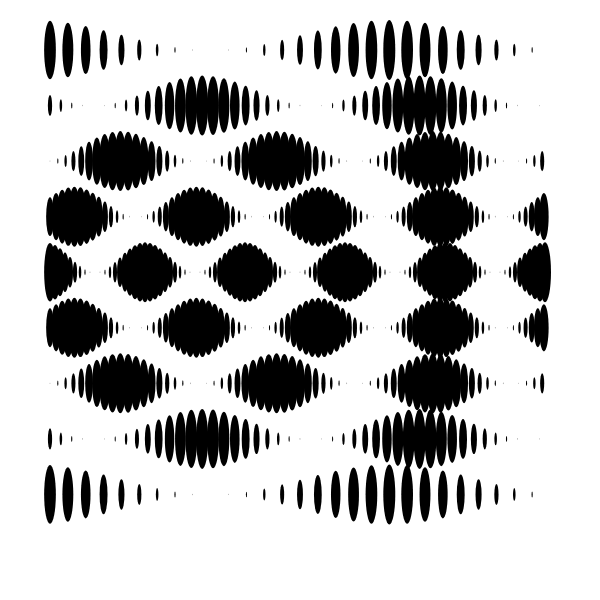
Frame 1 (no input)
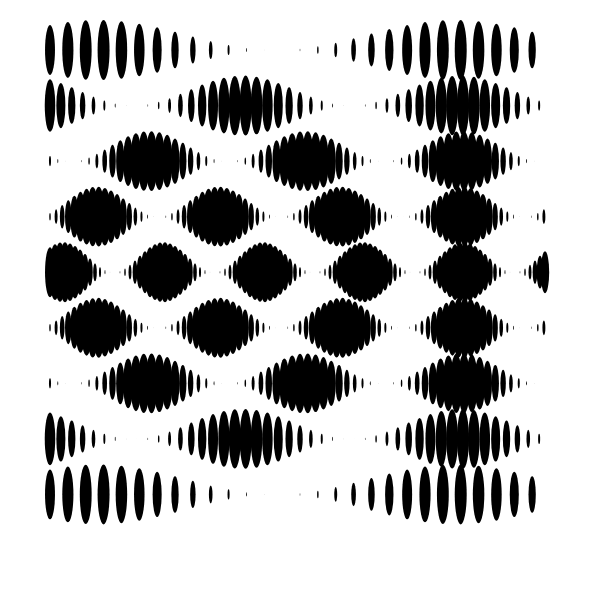
Frame 60 (no input)
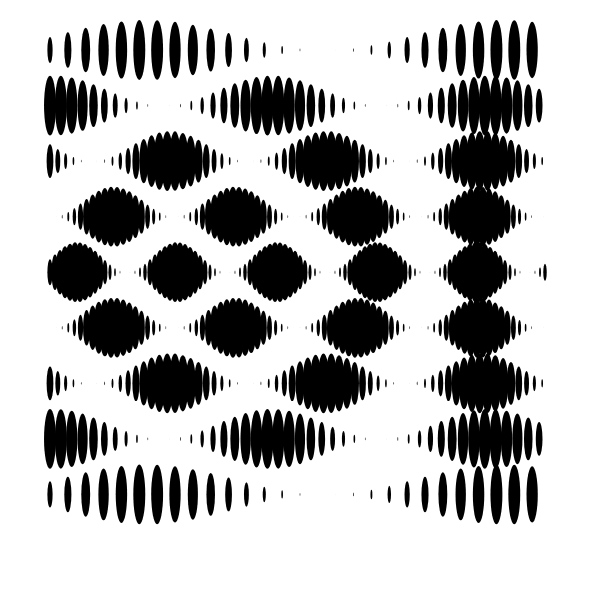
Frame 120 (the mouse pressed at the canvas centre since frame 60)

The p5.js sketch that drew these frames (run headless with seeded random() and noise() and a simulated clock; from frame 60 on, the mouse is pressed at the canvas centre):

// p5.js sketch
// ── sketch.js
let rows = 9;
let freq = 0.05;
let amp = 30;
let speed = 0.3;
let rowOffsets = [];

function setup() {
  createCanvas(600, 600);
  noStroke();
  
  for (let i = 0; i < rows / 2; i++) {
    let offset = i * PI / 2;
    rowOffsets.push(offset);  
  }
  
  for (let i = 0; i < rows / 2; i++) {
    rowOffsets[rows - i - 1] = rowOffsets[i];
  }
  
}

function draw() {
  background(255);
  fill(0);
  
  for (let i = 0; i < rows; i++) {
    let y = map(i, 0, rows, 50, height - 50);
    let waveLengthFactor = abs(i - floor(rows / 2)) / (rows / 2);  
    let waveLength = map(waveLengthFactor, 0, 1, 100, 20);
    let cols = int(waveLength);
    
    for (let j = 0; j < cols; j++) {
      let x = map(j, 0, cols, 50, width - 50);
      let t = frameCount * speed + rowOffsets[i];  
      let size = amp + amp * cos(TWO_PI * freq * j + t);
      
      ellipse(x, y, size * 0.2, size);
    }
  }
}
